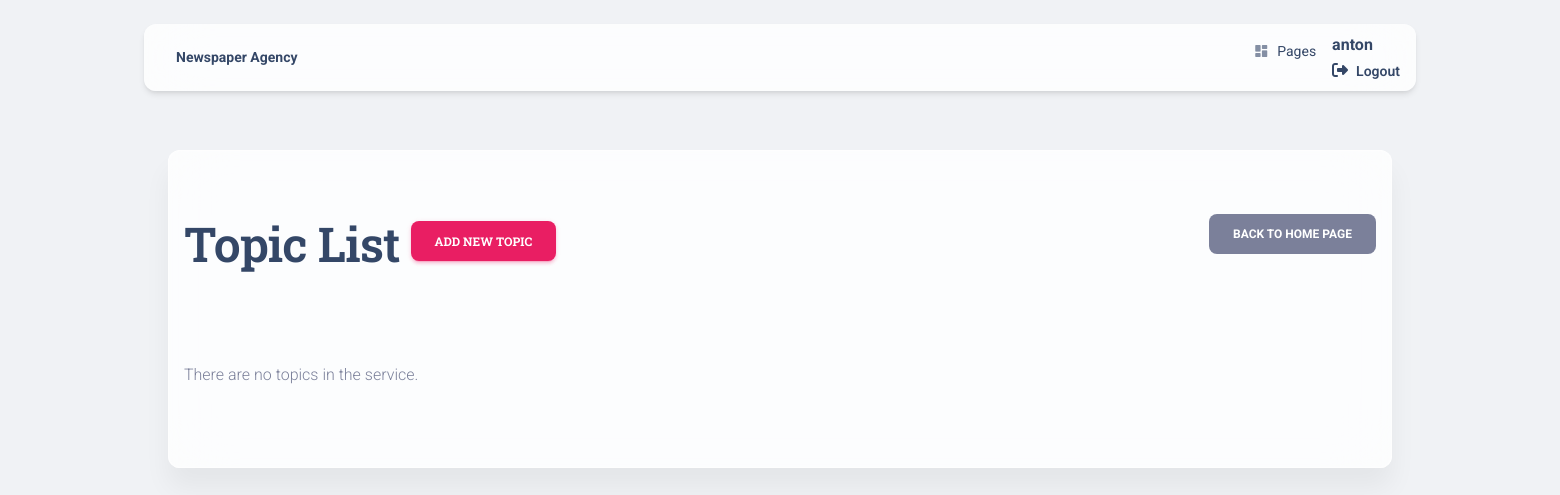
Page /topics/ (signed in) on the earlier database version.
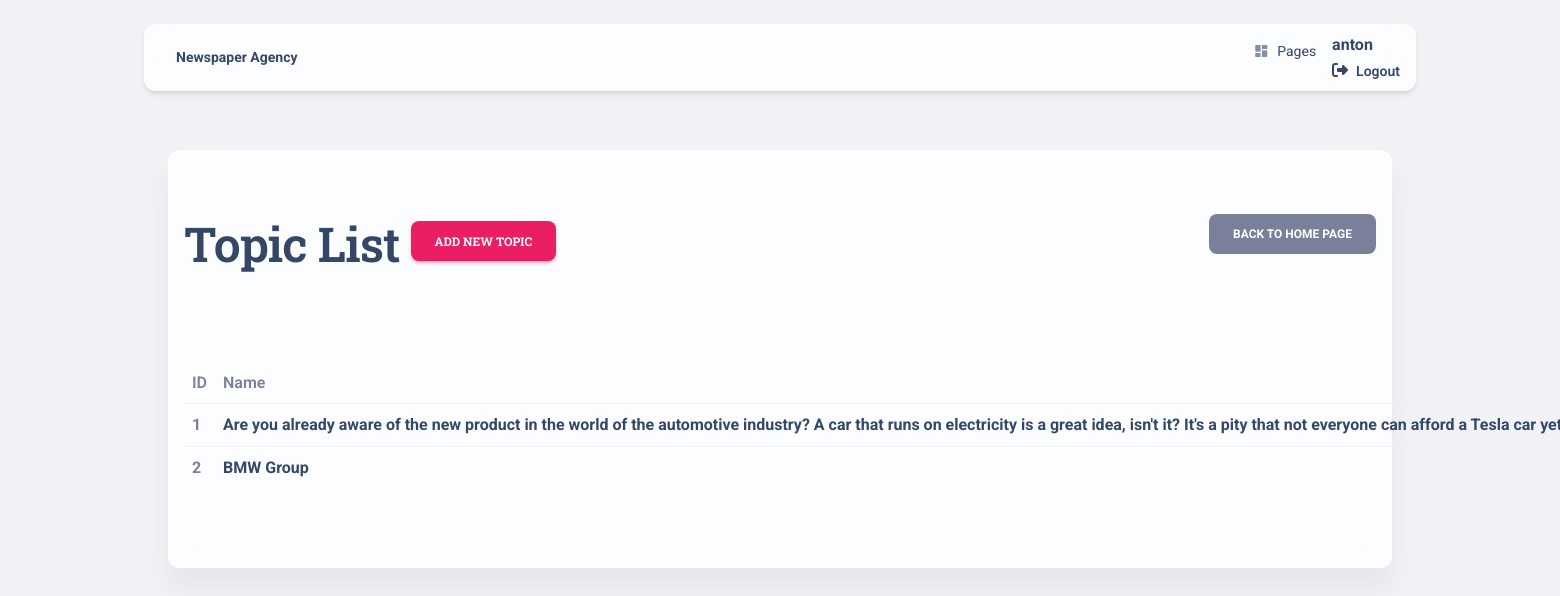
Same page on the later database version.
### topic/models.py (models this page shows, shortened)
class Topic(models.Model):
    name = models.CharField(max_length=255, unique=True)

### topic/views.py (the view)
class TopicListView(LoginRequiredMixin, generic.ListView):
    model = Topic
    paginate_by = 5

### templates/topic/topic_list.html (shortened to what this page needs)
{% extends 'layouts/base_background.html' %}
{% load crispy_forms_tags %}
{% block content %}
  {% include 'includes/navigation.html' %}
    <br><br><br><br>
<div class="container">
<br><br>
  <div class="card card-body blur shadow-blur mx-3 mx-lg-4 mt-n1"  >
        <section class="my-4 py-4" >
          <a style="float:right" href="{% url 'newspaper_agency:index' %}" class="btn btn-secondary link-to-page">
      back to home page
    </a>
   <h1>
      Topic List
      <a href="{% url 'newspaper_agency:topic-create' %}" class="btn btn-primary link-to-page">
        Add new topic
      </a>
    </h1>
<br>
<br>
 <br>
  {% if topic_list %}
    <table class="table">
      <tr>
        <th>ID</th>
        <th>Name</th>
      </tr>
      {% for topic in topic_list %}
        <tr>
          <td>
              {{ topic.id }}
          </td>
          <td>
            <a href="{% url 'newspaper_agency:topic-detail' pk=topic.id %} "><strong>{{ topic.name }}</strong></a>
          </td>
        </tr>
      {% endfor %}
    </table>
  {% else %}
      <p>There are no topics in the service.</p>
  {% endif %}
  </div>
</div>
 {% endblock %}

Differences in the rows shown:
added Topic: id "1", name "Are you already aware of the new product in the world of the automotive industry? A car that runs on electricity is a great idea, isn't it? It's a pity that not everyone can afford a Tesla car…"
added Topic: id "2", name "BMW Group"
Other differences:
text no longer shown: "There are no topics in the service."
text now shown: "ID Name"
